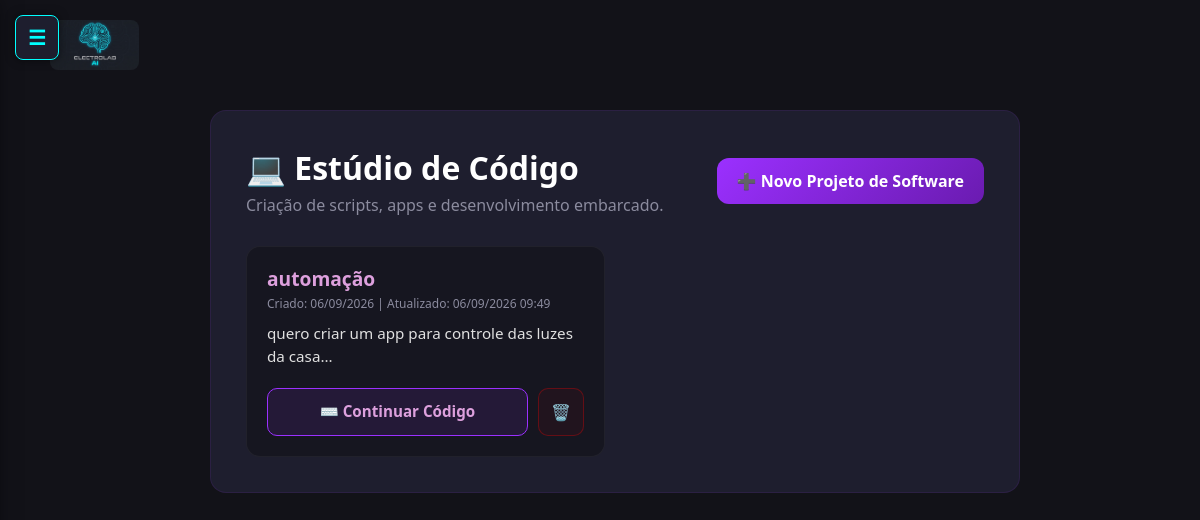
Page /projetos/programacao/ on the committed database.
### projects/models.py (models this page shows, shortened)
class Project(models.Model):
    name = models.CharField(max_length=200)
    description = models.TextField(blank=True, null=True)
    created_at = models.DateTimeField(auto_now_add=True)
    updated_at = models.DateTimeField(auto_now=True)
    TIPO_CHOICES = (
        ('eletronica', 'Eletrônica e Hardware'),
        ('programacao', 'Programação e Software'),
    )
    tipo = models.CharField(max_length=20, choices=TIPO_CHOICES, default='eletronica')

### projects/views.py (the view)
# urls.py: path('programacao/', views.lista_programacao, name='list_programming'),
def lista_programacao(request):
    projetos = Project.objects.filter(tipo='programacao').order_by('-created_at')
    return render(request, 'projects/list_programming.html', {'projects': projetos})

### templates/projects/list_programming.html (shortened to what this page needs)
{% extends 'base.html' %}
{% load static %}
{% block content %}
{% include 'includes/logo.html' %}
<div class="container" style="max-width: 900px; margin-top: 15px;">
    <div style="background: var(--deep-navy); padding: 35px; border-radius: 16px; border: 1px solid rgba(155,48,255,0.1);">
        <div style="display: flex; justify-content: space-between; align-items: center; flex-wrap: wrap; gap: 15px; margin-bottom: 30px;">
            <div>
                <h1 style="margin: 0; color: #FFFFFF;">💻 Estúdio de Código</h1>
                <p style="color: var(--text-muted); margin: 5px 0 0 0;">Criação de scripts, apps e desenvolvimento embarcado.</p>
            </div>
            <a href="{% url 'project_create' %}?tipo=programacao" class="btn-new-project-code">
                ➕ Novo Projeto de Software
            </a>
        </div>
        <div class="projects-grid">
            {% for project in projects %}
                <div class="project-card-code">
                    <div class="project-header">
                        <h3 class="project-title-code">{{ project.name }}</h3>
                    </div>
                    <div style="font-size: 0.75rem; color: var(--text-muted); margin-bottom: 10px;">
                        Criado: {{ project.created_at|date:"d/m/Y" }} | Atualizado: {{ project.updated_at|date:"d/m/Y H:i" }}
                    </div>
                    <p class="project-desc">{{ project.description|default:"Arquitetando lógica e bibliotecas..."|truncatechars:90 }}</p>
                    <div style="display: flex; gap: 10px;">
                        <a href="{% url 'project_chat' project.id %}" class="btn-chat-code" style="flex: 1;">
                            ⌨️ Continuar Código
                        </a>
                        <a href="{% url 'project_delete' project.id %}" onclick="return confirm('ATENÇÃO: Tem certeza que deseja excluir este código e todo o histórico? Isso não pode ser desfeito!');" class="btn-delete" title="Excluir Código">
                            🗑️
                        </a>
                    </div>
                </div>
            {% empty %}
                <div class="empty-state-code">
                    <div class="empty-icon-code">{'{}'}</div>
                    <h3 style="color: var(--electric-purple);">Repositório Vazio</h3>
                    <p style="color: var(--text-muted);">Nenhum projeto de código iniciado. Crie seu primeiro script ou app!</p>
                </div>
            {% endfor %}
        </div>
    </div>
</div>
{% endblock %}

### templates/base.html (style rules this page uses)
:root { --dark-slate: #121218; --deep-navy: #1E1E2E; --vibrant-cyan: #00FFFF; --electric-purple: #9B30FF; --text-main: #F8F8F8; --text-muted: #8B8B9E; --card-bg: #1E1E2E; }
body.theme-cyan-purple { --vibrant-cyan: #00FFFF; --electric-purple: #9B30FF; }
*, *::before, *::after { box-sizing: border-box !important; margin: 0; padding: 0; font-family: 'Segoe UI', system-ui, sans-serif; }
body { background-color: var(--dark-slate); color: var(--text-main); display: flex; height: 100vh; overflow-x: hidden; position: relative; transition: background 0.3s, color 0.3s; }
.container { padding: 20px 30px 30px 60px; max-width: 1200px; margin: 0 auto; width: 100%; }
h1, h2, h3 { color: var(--text-main); font-weight: 700; }
a { color: var(--vibrant-cyan); text-decoration: none; transition: 0.3s; }

### templates/projects/list_programming.html (style rules this page uses)
.btn-new-project-code { background: linear-gradient(135deg, var(--electric-purple) 0%, #6A1BB0 100%); color: #FFFFFF; padding: 12px 20px; border-radius: 12px; text-decoration: none; font-weight: bold; display: inline-flex; align-items: center; gap: 8px; transition: 0.3s; }
.projects-grid { display: grid; grid-template-columns: repeat(auto-fill, minmax(280px, 1fr)); gap: 20px; }
.project-card-code { background: rgba(18,18,24,0.6); border: 1px solid rgba(255,255,255,0.05); border-radius: 14px; padding: 20px; display: flex; flex-direction: column; transition: 0.3s; }
.project-header { display: flex; justify-content: space-between; align-items: flex-start; margin-bottom: 5px; }
.project-title-code { margin: 0; color: #DDA0DD; font-size: 1.2rem; line-height: 1.2; }
.project-desc { color: #E0E0E0; font-size: 0.95rem; line-height: 1.5; flex-grow: 1; margin-bottom: 20px; }
.btn-chat-code { background: rgba(155, 48, 255, 0.1); color: #DDA0DD; border: 1px solid var(--electric-purple); padding: 12px; border-radius: 10px; text-align: center; text-decoration: none; font-weight: bold; transition: 0.3s; font-size: 0.95rem; }
.btn-delete { background: rgba(255,0,0,0.05); color: #FF4444; border: 1px solid rgba(255,0,0,0.3); padding: 12px; border-radius: 10px; text-decoration: none; display: flex; align-items: center; justify-content: center; transition: 0.3s; }

### rows in the picture
Project: name "automação", created_at "06/09/2026", updated_at "06/09/2026 09:49", description "quero criar um app para controle das luzes da casa..."
